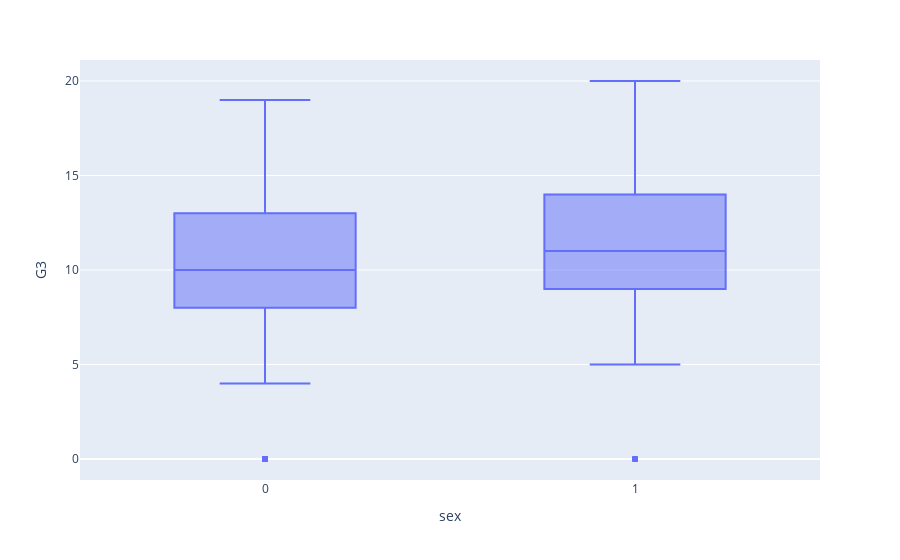

Notebook cell for this chart:
### Code cell
px.box(data, x='sex', y='G3')

### Figure 1 — Plotly figure (JSON) as saved in the notebook; plotly's stock layout.template omitted (floating-point values rounded to 4 significant figures; data arrays with more than 128 entries replaced by an {"elided": "..."} marker saying what was removed)
{"data": [{"alignmentgroup": "True", "hovertemplate": "sex=%{x}<br>G3=%{y}<extra></extra>", "legendgroup": "", "marker": {"color": "#636efa"}, "name": "", "notched": false, "offsetgroup": "", "orientation": "v", "showlegend": false, "type": "box", "x": {"elided": "395 int values"}, "x0": " ", "xaxis": "x", "y": {"elided": "395 int values"}, "y0": " ", "yaxis": "y"}], "layout": {"boxmode": "group", "legend": {"tracegroupgap": 0}, "margin": {"t": 60}, "xaxis": {"anchor": "y", "domain": [0, 1], "title": {"text": "sex"}}, "yaxis": {"anchor": "x", "domain": [0, 1], "title": {"text": "G3"}}}}
